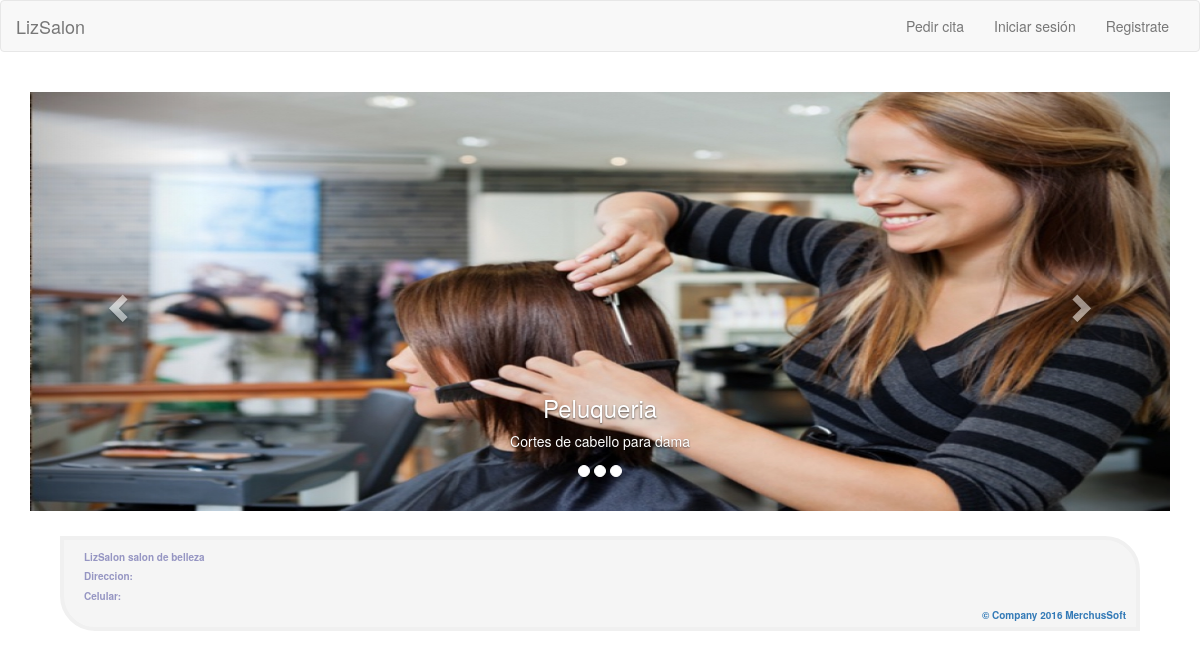
The page / on the database its author committed.
### tables this page shows
CREATE TABLE IF NOT EXISTS `banner` (
  `id_banner` int(100) NOT NULL AUTO_INCREMENT,
  `titulo` varchar(30) NOT NULL,
  `descripcion` varchar(30) NOT NULL,
  `estado` set('activo','inactivo','pendiente','') NOT NULL DEFAULT 'pendiente',
  `img_banner` varchar(700) NOT NULL,
  PRIMARY KEY (`id_banner`)
);

### index.php (the view, shortened to what this page needs)
<!DOCTYPE html>
<html lang="es">
  <head>
    <link href="css/bootstrap.min.css" rel="stylesheet">
    <link href="css/index1.css" rel="stylesheet">
</head>
  </head>
  <body>
<nav class="navbar navbar-default">
  <div class="container-fluid">
    <div class="navbar-header">
      <a class="navbar-brand" href="../">LizSalon</a>
    </div>
    <div class="collapse navbar-collapse" id="bs-example-navbar-collapse-1">
      <ul class="nav navbar-nav navbar-right">
        <li><a href="#" data-toggle="modal" data-target=".bs-example-modal-sm-cita">Pedir cita</a></li>
        <li><a href="#" data-toggle="modal" data-target=".bs-example-modal-sm-Iniciar">Iniciar sesión</a></li>
        <li><a href="#" data-toggle="modal" data-target=".bs-example-modal-sm-registrar">Registrate</a></li>
      </ul>
    </div>
  </div>
</nav>
<div class="container">
  <br>
  <div id="myCarousel" class="carousel slide" data-ride="carousel">
    <?php
$sql_slider=mysql_query("SELECT * FROM banner where estado='activo'") or die (mysql_error());
$nums_slides=mysql_num_rows($sql_slider);
      ?>
<ol class="carousel-indicators">
          <?php
              for ($i=0; $i<$nums_slides; $i++){
              $active="active";
              ?>
              <li data-target="#myCarousel" data-slide-to="<?php echo $i;?>" class="<?php echo $active;?>"></li>
              <?php $active=""; } ?>
    </ol>
    <div class="carousel-inner" role="listbox">
      <?php
	$active="active";
	while ($row=mysql_fetch_array($sql_slider)){
      ?>
            <div class="item <?php echo $active;?>">
              <img src="./img_banner/<?php echo $row['img_banner'];?>" alt="Chania" width="460" height="345">
              <div class="carousel-caption">
              <h3><?php echo $row['titulo'];?></h3>
		          <p><?php echo $row['descripcion'];?></p>
            </div>
            </div>
          <?php $active=""; } ?>
    </div>
    <a class="left carousel-control" href="#myCarousel" role="button" data-slide="prev">
      <span class="glyphicon glyphicon-chevron-left" aria-hidden="true"></span>
    </a>
    <a class="right carousel-control" href="#myCarousel" role="button" data-slide="next">
      <span class="glyphicon glyphicon-chevron-right" aria-hidden="true"></span>
    </a>
  </div>
</div>
<div class="footer">
  <div class="divfoot">
<footer class="footliz">
<label>LizSalon salon de belleza</label>
</footer>
<footer class="footliz">
<label>Direccion:</label>
</footer>
<footer class="footliz">
<label>Celular:</label>
<label class="footmerp"><a target="_blank" href="http://merchussoftweb.eshost.com.ar/">&copy; Company 2016 MerchusSoft</a></label>
</footer>
</div>
</div>
  </body>
</html>

### css/index1.css (style rules this page uses)
.carousel-inner > .item > img,.carousel-inner > .item > a > img { width: 100%; height: 30%; margin: auto; max-width:1203px; max-height: 419px; }
.footer { width: 90%; max-width: 1500px; border: 4px solid rgb(240, 240, 240); background: rgb(245, 245, 245); border-top-right-radius: 35px; border-bottom-left-radius: 35px; margin: auto; margin-top: 25px; display: flex; flex-wrap: wrap; }
.divfoot { margin-top: 10px; width: 100% }
.footmerp { justify-content: flex-end; margin-right: 30px; font-size: 10px; display: flex; color: rgb(190, 190, 190); }
.footliz { width: 100%; margin-left: 20px; font-size: 10px; color: rgb(150, 150, 195); }

### rows shown on the page
banner: img_banner (picture), titulo "Peluqueria", descripcion "Cortes de cabello para dama"
